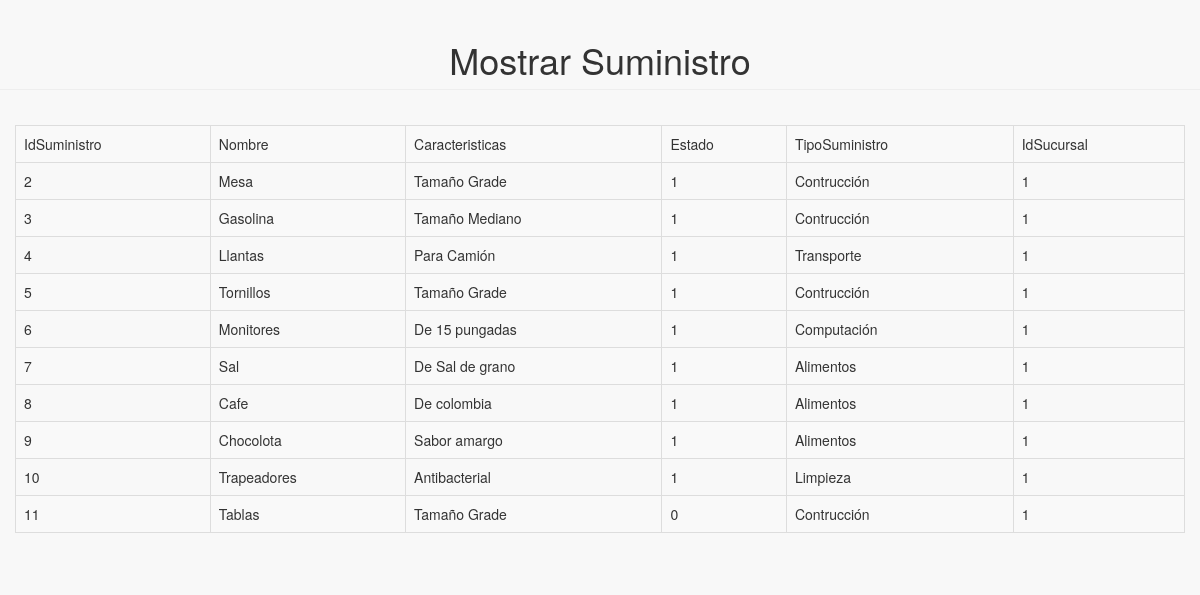
Page /MostrarINVSuministros.php on the committed database.
### tables this page shows
CREATE TABLE `invsuministros` (
  `IdSuministro` int(4) NOT NULL,
  `Nombre` varchar(30) NOT NULL,
  `Caracteristicas` varchar(100) DEFAULT NULL,
  `Estado` varchar(20) NOT NULL,
  `TipoSuministro` varchar(20) DEFAULT NULL,
  `IdSucursal` int(3) DEFAULT NULL
);

### MostrarINVSuministros.php (the view, shortened to what this page needs)
<?php require_once('Connections/localhost.php'); ?>
<?php
$maxRows_R15 = 10;
$pageNum_R15 = 0;
$startRow_R15 = $pageNum_R15 * $maxRows_R15;
$query_R15 = "SELECT * FROM invsuministros";
$query_limit_R15 = sprintf("%s LIMIT %d, %d", $query_R15, $startRow_R15, $maxRows_R15);
$R15 = mysql_query($query_limit_R15, $localhost) or die(mysql_error());
$row_R15 = mysql_fetch_assoc($R15);
?><!DOCTYPE html PUBLIC "-//W3C//DTD XHTML 1.0 Transitional//EN" "http://www.w3.org/TR/xhtml1/DTD/xhtml1-transitional.dtd">
<html xmlns="http://www.w3.org/1999/xhtml">
<head>
    <link href="vendor/bootstrap/css/bootstrap.min.css" rel="stylesheet">
    <link href="vendor/metisMenu/metisMenu.min.css" rel="stylesheet">
    <link href="dist/css/sb-admin-2.css" rel="stylesheet">
    <link href="vendor/font-awesome/css/font-awesome.min.css" rel="stylesheet" type="text/css">
</head>
<body>
<div align="center">
                    <h1 class="page-header">Mostrar Suministro</h1>
</div>
<div align="center" class="panel-body">
<div  class="table-responsive">
<form id="form1" name="form1" method="post" action="">
  <table border="1" class="table table-striped table-bordered table-hover" >
    <tr>
      <td>IdSuministro</td>
      <td>Nombre</td>
      <td>Caracteristicas</td>
      <td>Estado</td>
      <td>TipoSuministro</td>
      <td>IdSucursal</td>
    </tr>
    <?php do { ?>
      <tr>
        <td><?php echo $row_R15['IdSuministro']; ?></td>
        <td><?php echo $row_R15['Nombre']; ?></td>
        <td><?php echo $row_R15['Caracteristicas']; ?></td>
        <td><?php echo $row_R15['Estado']; ?></td>
        <td><?php echo $row_R15['TipoSuministro']; ?></td>
        <td><?php echo $row_R15['IdSucursal']; ?></td>
      </tr>
      <?php } while ($row_R15 = mysql_fetch_assoc($R15)); ?>
  </table>
</form>
</div>
</div>
</body>
</html>

### rows in the picture
invsuministros: IdSuministro "2", Nombre "Mesa", Caracteristicas "Tamaño Grade", Estado "1", TipoSuministro "Contrucción", IdSucursal "1"
invsuministros: IdSuministro "3", Nombre "Gasolina", Caracteristicas "Tamaño Mediano", Estado "1", TipoSuministro "Contrucción", IdSucursal "1"
invsuministros: IdSuministro "4", Nombre "Llantas", Caracteristicas "Para Camión", Estado "1", TipoSuministro "Transporte", IdSucursal "1"
invsuministros: IdSuministro "5", Nombre "Tornillos", Caracteristicas "Tamaño Grade", Estado "1", TipoSuministro "Contrucción", IdSucursal "1"
invsuministros: IdSuministro "6", Nombre "Monitores", Caracteristicas "De 15 pungadas", Estado "1", TipoSuministro "Computación", IdSucursal "1"
invsuministros: IdSuministro "7", Nombre "Sal", Caracteristicas "De Sal de grano", Estado "1", TipoSuministro "Alimentos", IdSucursal "1"
invsuministros: IdSuministro "8", Nombre "Cafe", Caracteristicas "De colombia", Estado "1", TipoSuministro "Alimentos", IdSucursal "1"
invsuministros: IdSuministro "9", Nombre "Chocolota", Caracteristicas "Sabor amargo", Estado "1", TipoSuministro "Alimentos", IdSucursal "1"
invsuministros: IdSuministro "10", Nombre "Trapeadores", Caracteristicas "Antibacterial", Estado "1", TipoSuministro "Limpieza", IdSucursal "1"
invsuministros: IdSuministro "11", Nombre "Tablas", Caracteristicas "Tamaño Grade", Estado "0", TipoSuministro "Contrucción", IdSucursal "1"
